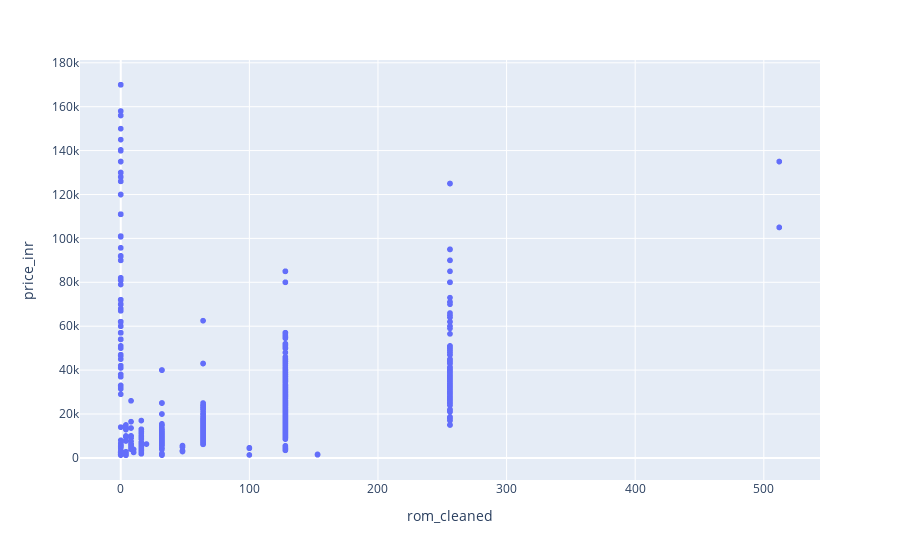

Notebook code cell kept with this figure:
### Code cell
px.scatter(final_dataset,x="rom_cleaned",y="price_inr")

### Figure 1 — Plotly figure (JSON) as saved in the notebook; plotly's stock layout.template omitted (floating-point values rounded to 4 significant figures; data arrays with more than 128 entries replaced by an {"elided": "..."} marker saying what was removed)
{"data": [{"hovertemplate": "rom_cleaned=%{x}<br>price_inr=%{y}<extra></extra>", "legendgroup": "", "marker": {"color": "#636efa", "symbol": "circle"}, "mode": "markers", "name": "", "showlegend": false, "type": "scattergl", "x": {"elided": "1836 float values"}, "xaxis": "x", "y": {"elided": "1836 int values"}, "yaxis": "y"}], "layout": {"legend": {"tracegroupgap": 0}, "margin": {"t": 60}, "xaxis": {"anchor": "y", "domain": [0, 1], "title": {"text": "rom_cleaned"}}, "yaxis": {"anchor": "x", "domain": [0, 1], "title": {"text": "price_inr"}}}}
